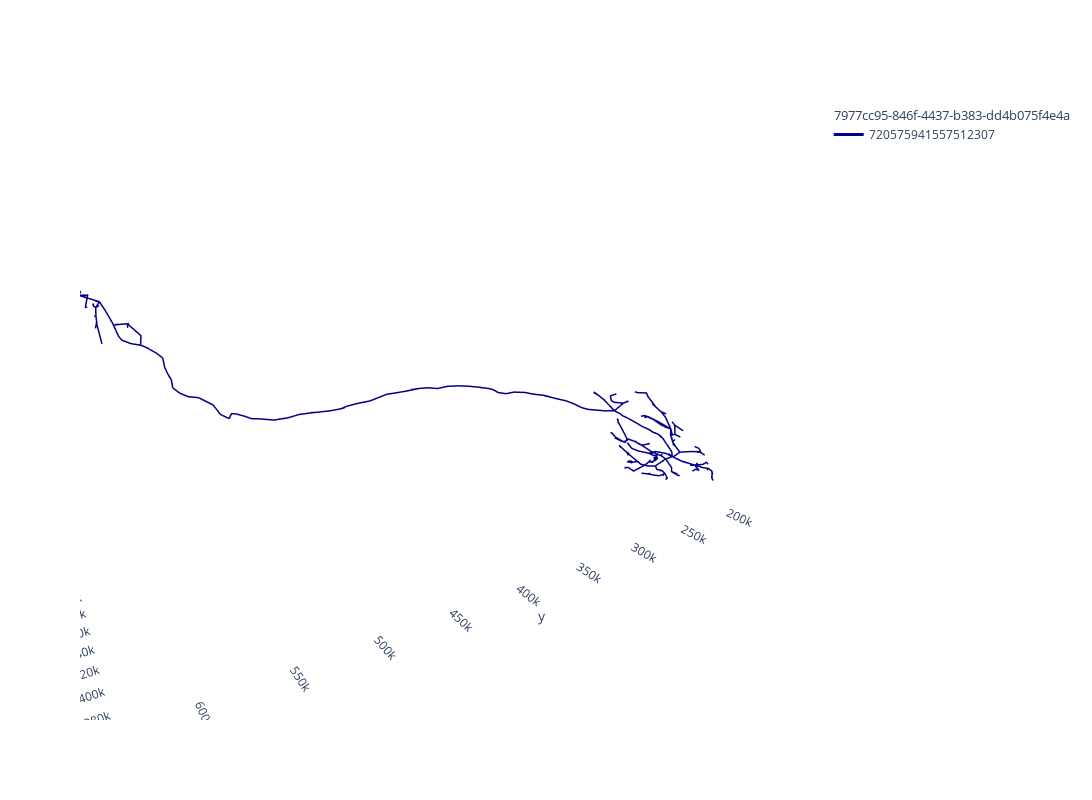

The code cell stored with this chart in its notebook:
### Markdown cell above
### 3D Visualization with Plotly

navis makes it easy to visualize neurons in 3D with plotly backend:

### Code cell
# Plot a single DNg12 neuron example
if len(neurons) > 0:
    # Select first neuron
    neuron = neurons[0]
    
    # Plot with navis (neurons are in nm, same as mesh coordinates)
    navis.plot3d(
        neuron,
        backend='plotly',
        color='darkblue',
        width=1200,
        height=800,
        title=f"DNg12 Neuron Example (1 of {len(neurons)})"
    )
else:
    print("No neurons to plot")

### Figure 1 — Plotly figure (JSON) as saved in the notebook; plotly's stock layout.template omitted (floating-point values rounded to 4 significant figures; data arrays with more than 128 entries replaced by an {"elided": "..."} marker saying what was removed)
{"data": [{"hoverinfo": "none", "hovertext": " ", "legendgroup": "7977cc95-846f-4437-b383-dd4b075f4e4a", "legendgrouptitle": {"text": "7977cc95-846f-4437-b383-dd4b075f4e4a"}, "line": {"color": "rgb(0,0,139)", "dash": "solid", "width": 3}, "mode": "lines", "name": "720575941557512307", "opacity": 1, "showlegend": true, "type": "scatter3d", "x": {"elided": "747 int values"}, "y": {"elided": "747 int values"}, "z": {"elided": "747 int values"}}], "layout": {"autosize": true, "height": 800, "legend": {"bgcolor": "rgba(0,0,0,0)", "orientation": "v"}, "paper_bgcolor": "rgba(0,0,0,0)", "plot_bgcolor": "rgba(0,0,0,0)", "scene": {"aspectmode": "data", "aspectratio": {"x": 1, "y": 1, "z": 1}, "camera": {"eye": {"x": -1.743, "y": 1.071, "z": 0.71}, "up": {"x": 0, "y": 0, "z": 1}}, "xaxis": {"backgroundcolor": "rgb(240, 240, 240)", "gridcolor": "rgb(255, 255, 255)", "showbackground": false, "showgrid": false, "showline": false, "zerolinecolor": "rgb(255, 255, 255)"}, "yaxis": {"backgroundcolor": "rgb(240, 240, 240)", "gridcolor": "rgb(255, 255, 255)", "showbackground": false, "showgrid": false, "showline": false, "zerolinecolor": "rgb(255, 255, 255)"}, "zaxis": {"backgroundcolor": "rgb(240, 240, 240)", "gridcolor": "rgb(255, 255, 255)", "showbackground": false, "showgrid": false, "showline": false, "zerolinecolor": "rgb(255, 255, 255)"}}, "showlegend": true, "width": 1200}}
